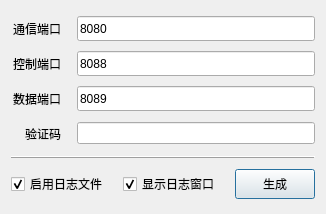
<?xml version="1.0" encoding="UTF-8"?>
<ui version="4.0">
 <class>DaemonDlg</class>
 <widget class="QDialog" name="DaemonDlg">
  <property name="geometry">
   <rect>
    <x>0</x>
    <y>0</y>
    <width>326</width>
    <height>214</height>
   </rect>
  </property>
  <property name="windowTitle">
   <string>生成中转服务器</string>
  </property>
  <property name="styleSheet">
   <string notr="true">QWidget
{
	font-family:&quot;MicroSoft Yahei&quot;;
}</string>
  </property>
  <layout class="QVBoxLayout" name="verticalLayout">
   <property name="spacing">
    <number>5</number>
   </property>
   <property name="bottomMargin">
    <number>5</number>
   </property>
   <item>
    <layout class="QHBoxLayout" name="horizontalLayout_4">
     <item>
      <widget class="QLabel" name="label_2">
       <property name="minimumSize">
        <size>
         <width>50</width>
         <height>25</height>
        </size>
       </property>
       <property name="maximumSize">
        <size>
         <width>50</width>
         <height>16777215</height>
        </size>
       </property>
       <property name="text">
        <string>通信端口</string>
       </property>
       <property name="alignment">
        <set>Qt::AlignRight|Qt::AlignTrailing|Qt::AlignVCenter</set>
       </property>
      </widget>
     </item>
     <item>
      <spacer name="horizontalSpacer_3">
       <property name="orientation">
        <enum>Qt::Horizontal</enum>
       </property>
       <property name="sizeType">
        <enum>QSizePolicy::Fixed</enum>
       </property>
       <property name="sizeHint" stdset="0">
        <size>
         <width>10</width>
         <height>20</height>
        </size>
       </property>
      </spacer>
     </item>
     <item>
      <widget class="QLineEdit" name="edtPort1">
       <property name="minimumSize">
        <size>
         <width>0</width>
         <height>25</height>
        </size>
       </property>
       <property name="text">
        <string>8080</string>
       </property>
      </widget>
     </item>
    </layout>
   </item>
   <item>
    <layout class="QHBoxLayout" name="horizontalLayout_3">
     <item>
      <widget class="QLabel" name="label_3">
       <property name="minimumSize">
        <size>
         <width>50</width>
         <height>25</height>
        </size>
       </property>
       <property name="maximumSize">
        <size>
         <width>50</width>
         <height>16777215</height>
        </size>
       </property>
       <property name="text">
        <string>控制端口</string>
       </property>
       <property name="alignment">
        <set>Qt::AlignRight|Qt::AlignTrailing|Qt::AlignVCenter</set>
       </property>
      </widget>
     </item>
     <item>
      <spacer name="horizontalSpacer_4">
       <property name="orientation">
        <enum>Qt::Horizontal</enum>
       </property>
       <property name="sizeType">
        <enum>QSizePolicy::Fixed</enum>
       </property>
       <property name="sizeHint" stdset="0">
        <size>
         <width>10</width>
         <height>20</height>
        </size>
       </property>
      </spacer>
     </item>
     <item>
      <widget class="QLineEdit" name="edtPort2">
       <property name="minimumSize">
        <size>
         <width>0</width>
         <height>25</height>
        </size>
       </property>
       <property name="text">
        <string>8088</string>
       </property>
      </widget>
     </item>
    </layout>
   </item>
   <item>
    <layout class="QHBoxLayout" name="horizontalLayout_2">
     <item>
      <widget class="QLabel" name="label_4">
       <property name="minimumSize">
        <size>
         <width>50</width>
         <height>25</height>
        </size>
       </property>
       <property name="maximumSize">
        <size>
         <width>50</width>
         <height>16777215</height>
        </size>
       </property>
       <property name="text">
        <string>数据端口</string>
       </property>
       <property name="alignment">
        <set>Qt::AlignRight|Qt::AlignTrailing|Qt::AlignVCenter</set>
       </property>
      </widget>
     </item>
     <item>
      <spacer name="horizontalSpacer_5">
       <property name="orientation">
        <enum>Qt::Horizontal</enum>
       </property>
       <property name="sizeType">
        <enum>QSizePolicy::Fixed</enum>
       </property>
       <property name="sizeHint" stdset="0">
        <size>
         <width>10</width>
         <height>20</height>
        </size>
       </property>
      </spacer>
     </item>
     <item>
      <widget class="QLineEdit" name="edtPort3">
       <property name="minimumSize">
        <size>
         <width>0</width>
         <height>25</height>
        </size>
       </property>
       <property name="text">
        <string>8089</string>
       </property>
      </widget>
     </item>
    </layout>
   </item>
   <item>
    <layout class="QHBoxLayout" name="horizontalLayout_5">
     <item>
      <widget class="QLabel" name="label">
       <property name="minimumSize">
        <size>
         <width>50</width>
         <height>25</height>
        </size>
       </property>
       <property name="maximumSize">
        <size>
         <width>50</width>
         <height>16777215</height>
        </size>
       </property>
       <property name="text">
        <string>验证码</string>
       </property>
       <property name="alignment">
        <set>Qt::AlignRight|Qt::AlignTrailing|Qt::AlignVCenter</set>
       </property>
      </widget>
     </item>
     <item>
      <spacer name="horizontalSpacer_6">
       <property name="orientation">
        <enum>Qt::Horizontal</enum>
       </property>
       <property name="sizeType">
        <enum>QSizePolicy::Fixed</enum>
       </property>
       <property name="sizeHint" stdset="0">
        <size>
         <width>10</width>
         <height>20</height>
        </size>
       </property>
      </spacer>
     </item>
     <item>
      <widget class="QLineEdit" name="edtPassword">
       <property name="echoMode">
        <enum>QLineEdit::Password</enum>
       </property>
      </widget>
     </item>
    </layout>
   </item>
   <item>
    <widget class="QFrame" name="frame">
     <property name="frameShape">
      <enum>QFrame::HLine</enum>
     </property>
     <property name="frameShadow">
      <enum>QFrame::Raised</enum>
     </property>
    </widget>
   </item>
   <item>
    <layout class="QHBoxLayout" name="horizontalLayout">
     <property name="spacing">
      <number>0</number>
     </property>
     <item>
      <widget class="QCheckBox" name="chkEnableLog">
       <property name="text">
        <string>启用日志文件</string>
       </property>
       <property name="checked">
        <bool>true</bool>
       </property>
      </widget>
     </item>
     <item>
      <spacer name="horizontalSpacer_2">
       <property name="orientation">
        <enum>Qt::Horizontal</enum>
       </property>
       <property name="sizeHint" stdset="0">
        <size>
         <width>40</width>
         <height>20</height>
        </size>
       </property>
      </spacer>
     </item>
     <item>
      <widget class="QCheckBox" name="chkShowLog">
       <property name="text">
        <string>显示日志窗口</string>
       </property>
       <property name="checked">
        <bool>true</bool>
       </property>
      </widget>
     </item>
     <item>
      <spacer name="horizontalSpacer">
       <property name="orientation">
        <enum>Qt::Horizontal</enum>
       </property>
       <property name="sizeHint" stdset="0">
        <size>
         <width>40</width>
         <height>20</height>
        </size>
       </property>
      </spacer>
     </item>
     <item>
      <widget class="QPushButton" name="btnOk">
       <property name="minimumSize">
        <size>
         <width>0</width>
         <height>30</height>
        </size>
       </property>
       <property name="text">
        <string>生成</string>
       </property>
      </widget>
     </item>
    </layout>
   </item>
  </layout>
 </widget>
 <layoutdefault spacing="6" margin="11"/>
 <resources/>
 <connections/>
</ui>
